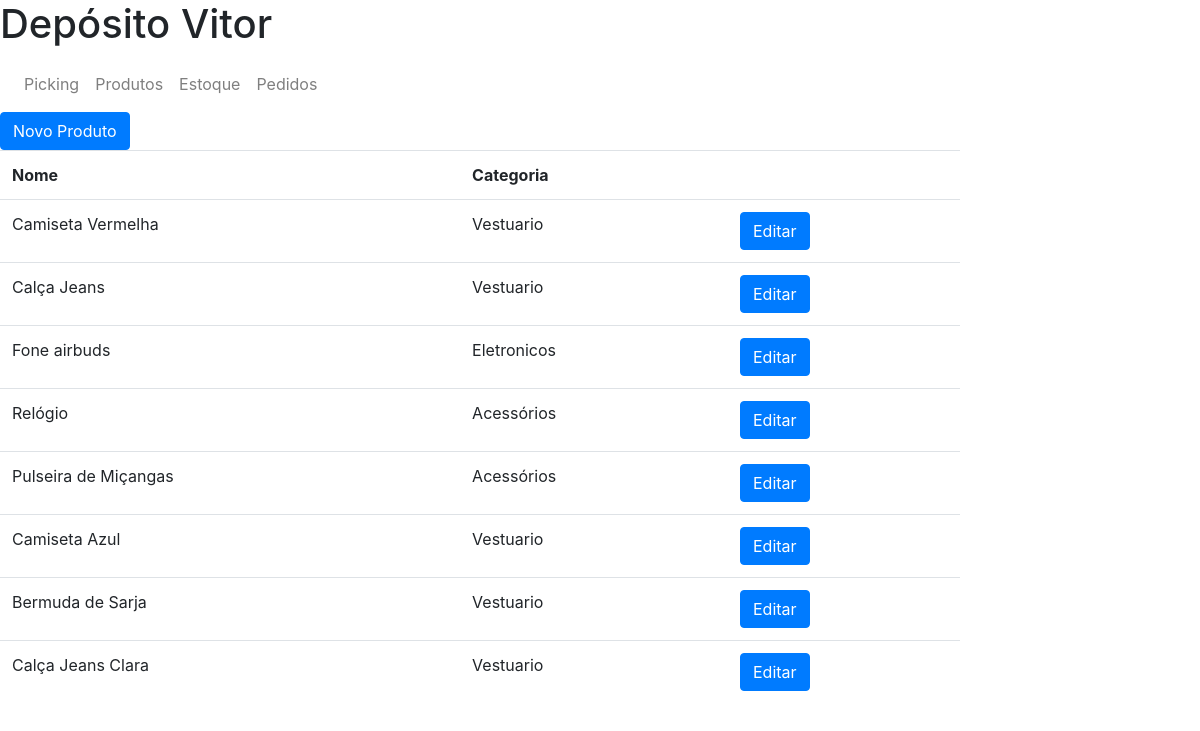
/produtos, run on an earlier commit of the app's database.
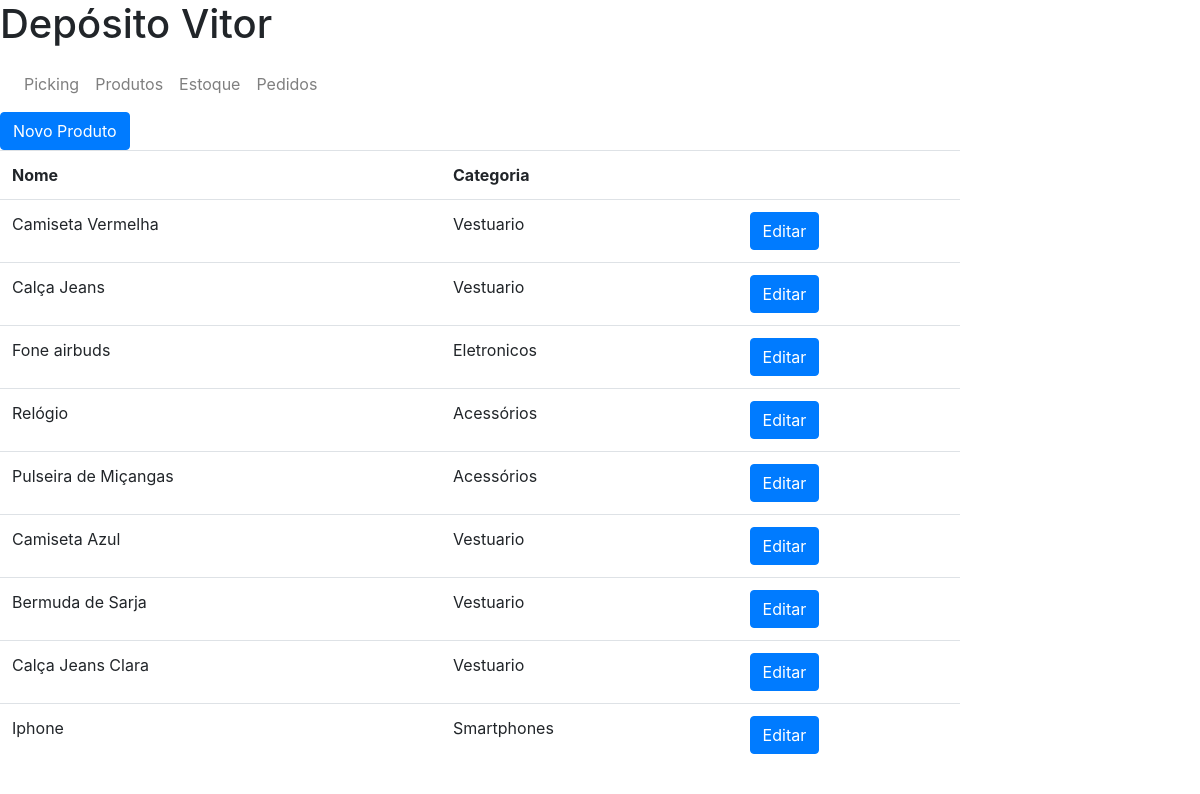
And on a later commit of the database.
### deposito/models.py (models this page shows, shortened)
class Produto (models.Model):
    nome = models.CharField(max_length=255, unique=True)
    categoria = models.CharField(max_length=255)

### deposito/views.py (the view)
# urls.py: path('produtos', views.ProdutoListView.as_view(), name="produtos"),
class ProdutoListView (ListView):
    model = Produto

### deposito/templates/deposito/produto_list.html (shortened to what this page needs)
{% extends "deposito/base.html"%}
{% block content %}
    <a href="/novo-produto">
        <button class="btn btn-primary">Novo Produto</button>
    </a>
    <table class="table"  style="width:80% ">
        <tr>
            <th>Nome</th>
            <th>Categoria</th>
            <th></th>
        </tr>
        {% for produto in produto_list %}
        <tr>
            <td>{{ produto.nome }}</td>
            <td>{{ produto.categoria}}</td>
            <td>
                <a href="/editar-produto/{{ produto.id }}">
                    <button class="btn btn-primary">Editar</button>
                </a>
            </td>
        </tr>
        {% endfor %}
    </table>
{% endblock %}

What changed in the data, as far as the page shows it:
added Produto: nome "Iphone", categoria "Smartphones"
